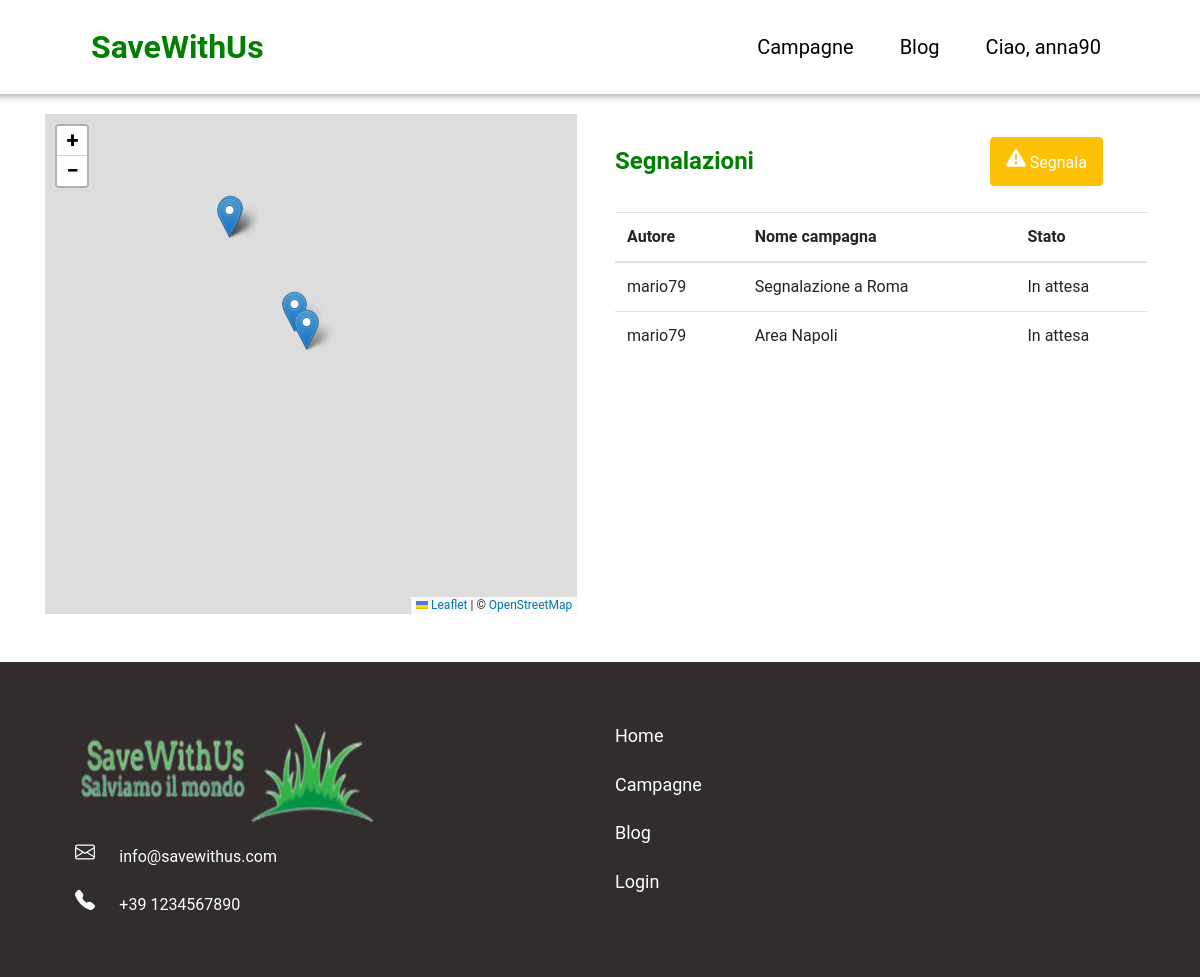
The app's page /campagne.php (signed in), older data.
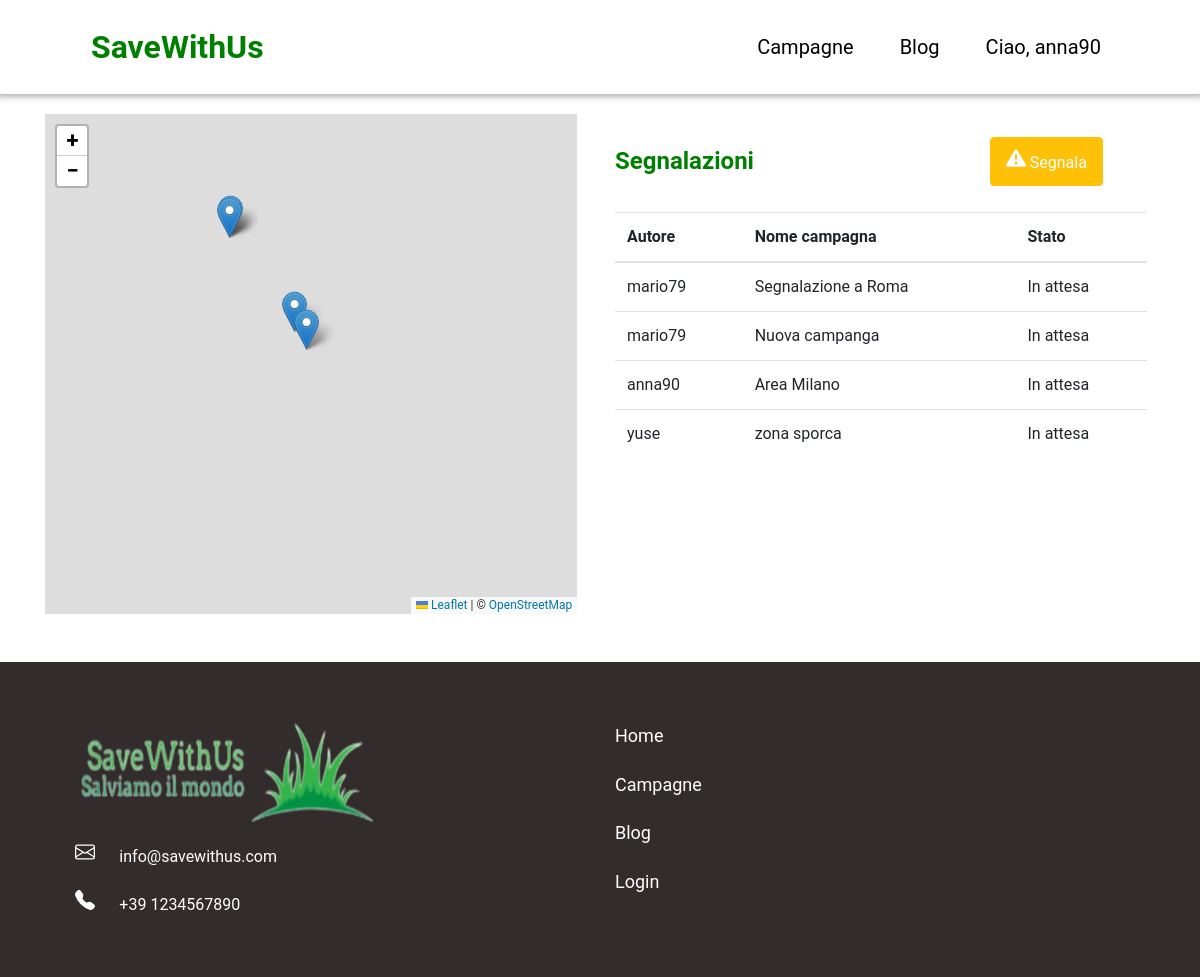
The same page, newer data.
### tables this page shows
CREATE TABLE `campagne` (
  `id_campagna` int(11) NOT NULL,
  `nome_campagna` varchar(30) NOT NULL,
  `descrizione` varchar(255) NOT NULL,
  `giorno_ritrovo` date NOT NULL,
  `foto` varchar(100) NOT NULL,
  `stato` int(11) NOT NULL,
  `autore` int(11) NOT NULL,
  `luogo` varchar(50) NOT NULL,
  `latitudine` varchar(255) NOT NULL,
  `longitudine` varchar(255) NOT NULL
);

CREATE TABLE `utenti` (
  `id_user` int(11) NOT NULL,
  `nome` varchar(20) NOT NULL,
  `cognome` varchar(20) NOT NULL,
  `email` varchar(40) NOT NULL,
  `num_tel` char(13) NOT NULL,
  `username` varchar(10) NOT NULL,
  `password` char(60) NOT NULL,
  `created` datetime NOT NULL
);

### functions.php (called while the page is built, shortened)
<?php
function prepara_json()
{
    include ("./db.php");
    $sql = "SELECT `id_campagna`, `nome_campagna`, `luogo`, `latitudine`, `longitudine`, stato FROM `campagne`";
    $ris = $conn->query($sql);
}
            ?>

### campagne.php (the view, shortened to what the changed rows need)
<?php
include("./db.php");
include("./functions.php");
prepara_json();
?>
<!DOCTYPE html>
<html lang="en">
<head>
    <link rel="stylesheet" href="./style/style.css">
    <link rel="stylesheet" href="./style/campagne.css">
    <link rel="stylesheet" href="https://cdn.jsdelivr.net/npm/bootstrap@4.0.0/dist/css/bootstrap.min.css">
    <link rel="stylesheet" href="https://unpkg.com/leaflet@1.9.4/dist/leaflet.css" />
</head>
<body>
    <?php include "navbar.php" ?>
    <?php
    if (isset($_GET['id'])) {
        $id = $_GET['id'];
        if ($_SERVER['REQUEST_METHOD'] == "POST") {
            if (isset($_POST['modifica-camp'])) {
                $nome_cmp = addcslashes($_POST['nome-camp'], "'");
                $desc_cmp = addcslashes($_POST['descrzione-camp'], "'");
                $data_cmp = $_POST['data-camp'];
                $sql = "UPDATE `campagne` SET nome_campagna='" . $nome_cmp . "', descrizione='" . $desc_cmp . "', giorno_ritrovo='" . $data_cmp . "' WHERE campagne.id_campagna=" . $id;
                if ($result = $conn->query($sql)) {
                    echo '<script>alert("Modifica avvenuta con successo")</script>';
                }
            }
        }
        $sql = "SELECT utenti.id_user, utenti.username, campagne.id_campagna, campagne.nome_campagna, campagne.descrizione, campagne.giorno_ritrovo, campagne.foto, campagne.stato, campagne.autore, campagne.luogo, campagne.latitudine, campagne.longitudine FROM utenti join campagne on utenti.id_user=campagne.autore WHERE campagne.id_campagna=" . $id;
        $ris = $conn->query($sql);
        if($ris->num_rows == 0){
            header("Location: campagne.php");
            exit(0);
        }
        $data = $ris->fetch_assoc();
        if($data['stato']=='1'){
            header("location: user.php?page=campagne");
            exit;
        }
        echo '<script>var lat=' . $data['latitudine'] . '</script>';
        echo '<script>var lon=' . $data['longitudine'] . '</script>';
    ?>
        <div class="sec-banner">
            <div class="container banner">
                <div class="row">
                    <div class="col">
                        <span class="nome_cmp">Nome campagna: <?= $data['nome_campagna'] ?> </span> <br><br>
                        <span class="autore">Autore:
                            <?php
                            if ($data['id_user'] == $_SESSION['iduser']) {
                            ?>
                                <a href="./user.php"><?= $data['username'] ?></a>
                            <?php
                            } else {
                            ?>
                                <span><?= $data['username'] ?></span>
                            <?php
                            }
                            ?>
                        </span> <br><br>
                    </div>
                    <div class="col"></div>
                </div>
            </div>
        </div>
        <div class="sec-main">
            <div class="container">
                <div class="row">
                    <div class="col-8">
                        <div id="mapcmp"></div>
                    </div>
                    <div class="col-4">
                        <p><b>Descrizione area: </b><?= $data['descrizione'] ?></p>
                        <p><b>Luogo: </b><?= $data['luogo'] ?></p>
                        <p><b>Data: </b><?= $data['giorno_ritrovo'] ?></p>
                        <p><b>Stato: </b>
                            <?php
                            switch ($data['stato']) {
                                case '1':
                                    echo "In validazione";
                                    break;
                                case '2':
                                    echo "In attesa";
                                    break;
                                case '0':
                                    echo "In corso";
                                    break;
                            }
                            ?>
                        </p>
                        <?php
                        $sql = "SELECT campagne.id_campagna, campagne.autore FROM campagne WHERE campagne.id_campagna=" . $_GET['id'] . " and campagne.autore=" . $_SESSION['iduser'];
                        $ris = $conn->query($sql);
                        if ($ris->num_rows !== 1) {
                            $sql = "SELECT * FROM `partecipanti_camapgne` WHERE partecipanti_camapgne.id_user=" . $_SESSION['iduser'] . " and partecipanti_camapgne.id_campagna=" . $_GET['id'];
                            $ris = $conn->query($sql);
                            if ($ris->num_rows > 0) {
                        ?>
                                <button type="button" class="btn btn-danger" onclick="azioni_campagna('annulla', '<?= $_GET['id'] ?>')">
                                    Annulla iscrizione
                                    <svg xmlns="http://www.w3.org/2000/svg" width="25" height="25" fill="currentColor" class="bi bi-x" viewBox="0 0 16 16">
                                        <path d="M4.646 4.646a.5.5 0 0 1 .708 0L8 7.293l2.646-2.647a.5.5 0 0 1 .708.708L8.707 8l2.647 2.646a.5.5 0 0 1-.708.708L8 8.707l-2.646 2.647a.5.5 0 0 1-.708-.708L7.293 8 4.646 5.354a.5.5 0 0 1 0-.708" />
                                    </svg>
                                </button>
                            <?php
                            } else {
                            ?>
                                <button id="iscr_cmp" type="button" class="btn btn-warning" onclick="azioni_campagna('iscrizione', '<?= $_GET['id'] ?>')">Iscriviti alla campagna</button>
                            <?php
                            }
                        } else {
                            ?>
                            <button type="button" class="btn btn-info" onclick="view_tab_mod()">Modifica campagna</button>
                        <?php
                        }
                        ?>
                    </div>
                </div>
            </div>
            <div class="sec-img">
                <div class="img-slide">
                    <button id="prec">
                        <svg xmlns="http://www.w3.org/2000/svg" width="24" height="24">
                            <path d="M15.293 3.293 6.586 12l8.707 8.707 1.414-1.414L9.414 12l7.293-7.293-1.414-1.414z" />
                        </svg>
                    </button>
                    <img alt="Slider" name="slide">
                    <button id="pross">
                        <svg xmlns="http://www.w3.org/2000/svg" width="24" height="24">
                            <path d="M7.293 4.707 14.586 12l-7.293 7.293 1.414 1.414L17.414 12 8.707 3.293 7.293 4.707z" />
                        </svg>
                    </button>
                </div>
            </div>
            <div class="sec-tabs">
                <div class="tab">
                    <button class="tablinks" onclick="openTab(event, 'Commenti')" id="defaultOpen">Commenti</button>
                    <button class="tablinks" onclick="openTab(event, 'Partecipanti')">Partecipanti</button>
                </div>
                <div id="Commenti" class="tabcontent">
                    <div class="addcomment">
                        <label>Pubblica un commento:</label><br>
                        <input type="text" name="commento" id="inp-commento">
                        <button type="button" onclick="addcomment()" class="btn btn-primary">Pubblica</button><br><br>
                    </div>
                    <div id="content"></div>
                </div>
                <div id="Partecipanti" class="tabcontent"></div>
            </div>
        </div>
    <?php
    } else {
    ?>
        <div class="container map-tab">
            <div class="row">
                <div class="col view-tab">
                    <div class="tab-camps">
                        <table class="table">
                            <thead>
                                <tr>
                                    <th scope="col">Autore</th>
                                    <th scope="col">Nome campagna</th>
                                    <th scope="col">Stato</th>
                                </tr>
                            </thead>
                            <tbody>
                                <?php
                                $sql = 'SELECT utenti.username, campagne.id_campagna, campagne.nome_campagna, campagne.stato, campagne.luogo, campagne.latitudine, campagne.longitudine FROM utenti join campagne on utenti.id_user=campagne.autore;';
                                $result = $conn->query($sql);
                                if ($result->num_rows > 0) {
                                    while ($row = $result->fetch_assoc()) {
                                        if ($row['stato']!=='1') {
                                ?>
                                            <tr onmouseenter="show_inmap(<?= $row['id_campagna'] ?>)" onclick="window.location='?id=<?= $row['id_campagna'] ?>'">
                                                <td><?= $row['username'] ?></td>
                                                <td><?= $row['nome_campagna'] ?></td>
                                                <td>
                                                    <?php
                                                    switch ($row['stato']) {
                                                        case '2':
                                                            echo 'In attesa';
                                                            break;
                                                    }
                                                    ?>
                                                </td>
                                            </tr>
                                <?php
                                        }
                                    }
                                }
                                ?>
                            </tbody>
                        </table>
                    </div>
                </div>
            </div>
        </div>
    <?php
    }
    ?>
</body>
</html>

Row changes from the older to the newer data that the page shows:
no longer on this page (row edited): campagne: autore.username "mario79", nome_campagna "Area Napoli", stato "In attesa"
now on this page (row edited): campagne: autore.username "mario79", nome_campagna "Nuova campanga", stato "In attesa"
added campagne: autore.username "anna90", nome_campagna "Area Milano", stato "In attesa"
added campagne: autore.username "yuse", nome_campagna "zona sporca", stato "In attesa"
